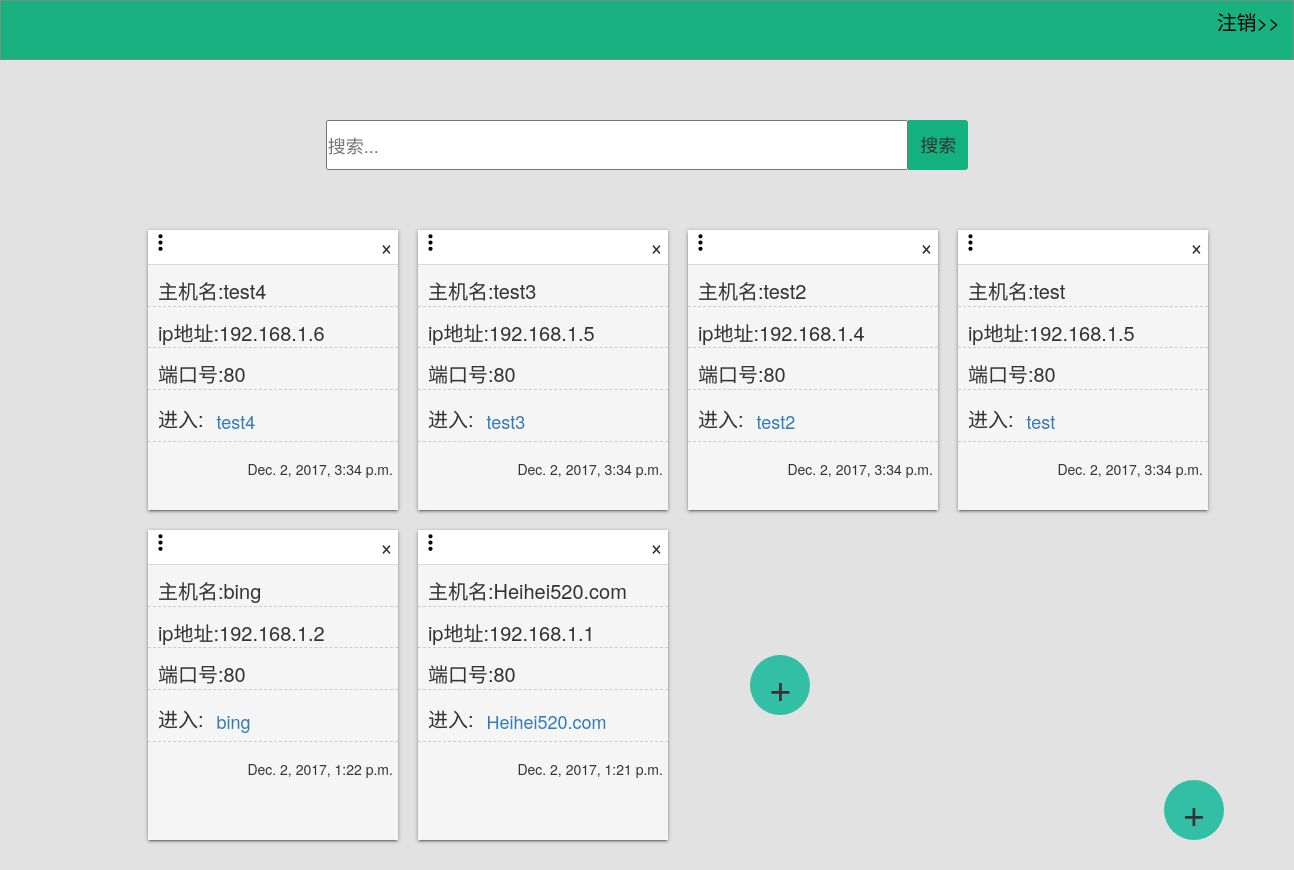
Page /filterHost/ (signed in) on the earlier database version.
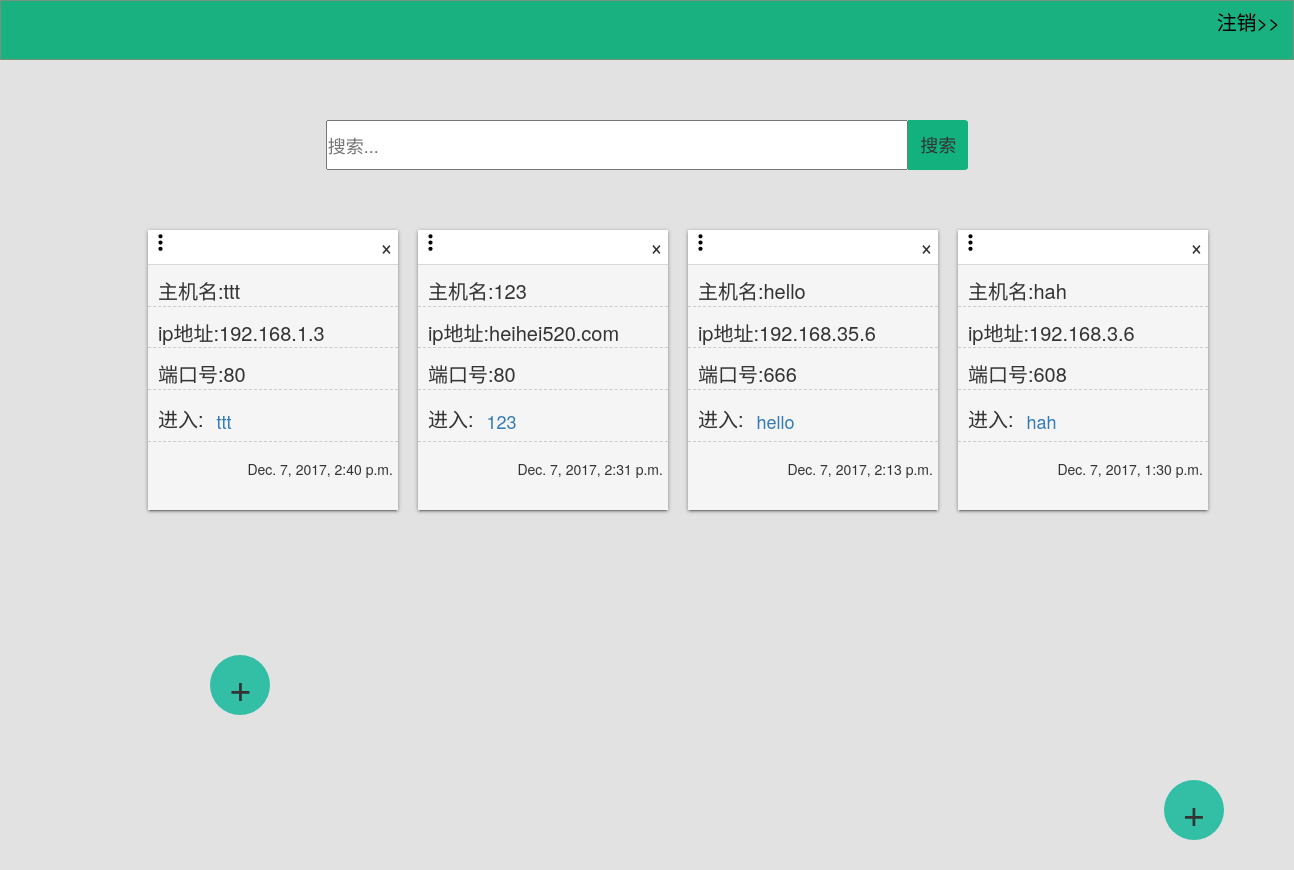
Same page on the later database version.
### MapApp/models.py (models this page shows, shortened)
class myServerMap(models.Model):
    hostName = models.CharField(max_length = 30)
    IPAddress = models.GenericIPAddressField()
    hostUrl = models.URLField()
    hostPort = models.IntegerField()
    createTime = models.DateTimeField(auto_now_add = True)
    class Meta:  #按时间下降排序
        ordering = ['-createTime']

### MapApp/views.py (the view)
# urls.py: url(r'^filterHost/', views.filterHost),
@csrf_exempt
def filterHost(request):
    if not request.user.is_authenticated:
        return redirect('/login')
    if request.method == "GET":
        keyWords = request.GET.get('keyWords','')
    print(keyWords)
    if keyWords != '' or keyWords !=None:
        hostList = myServerMap.objects.filter(hostName__icontains=keyWords)
    else:
        hostList = myServerMap.objects.all()
    return render(request, 'index.html', {'hostList' : hostList})

### MapApp/templates/index.html (shortened to what this page needs)
<!DOCTYPE html>
<html lang="zh-CN">
  <head>
    <link href="/static/css/bootstrap.min.css" rel="stylesheet">
    <link href="/static/css/index.css" rel="stylesheet">
  </head>
  <body>
    <nav>
        <button type="text" onclick="logout()" class="btn btn-link logout" style="float: right;font-size: 20px;color:black;">注销>></button>
    </nav>
    <div class="search">
    <input type="text" onfocus="enterSearch()" placeholder="搜索..." name="sinput" class="sinput">
    <input type="button" onclick="filterHost()" class="sbt" name="search" value="搜索">
	</div>
    <div class="container">
    {% include 'host.html' %}
    <div  class="content-add">
    <button onclick="addHost(this)" class="new-host btn-fade">+</button>
    </div>
    <div class="bottom-add">
        <button onclick="addHost(this)" class="new-host btn-fade" style="margin: auto 50px;">+</button>
    </div>
  </body>
</html>

### MapApp/templates/host.html (shortened to what this page needs)
{% for list in hostList %}
<div class="item" data-tid={{ list.id }}>
    <div class="item-nav">
        <button class="remove" onclick="delHost(this)" id="remove">×</button>
        <div class="dropdown">
            <svg viewBox="0 0 24 24" class="svg-more dropdown-toggle"  data-toggle="dropdown" aria-haspopup="true" aria-expanded="true"><g><path d="M12 8c1.1 0 2-.9 2-2s-.9-2-2-2-2 .9-2 2 .9 2 2 2zm0 2c-1.1 0-2 .9-2 2s.9 2 2 2 2-.9 2-2-.9-2-2-2zm0 6c-1.1 0-2 .9-2 2s.9 2 2 2 2-.9 2-2-.9-2-2-2z"></path></g></svg>
        </div>
 </div>
 <div class="item-host">
     <ul class="item-li">
        <li>主机名:<span contenteditable="false" class="hostName">{{ list.hostName }}</span></li>
        <li>ip地址:<span contenteditable="false" class="hostIp">{{ list.IPAddress }}</span></li>
        <li>端口号:<span contenteditable="false" class="hostPort">{{ list.hostPort }}</span></li>
        <li class="enter-li">进入:<a href="http://{{ list.IPAddress }}:{{ list.hostPort }}" target="_blank" class="hostUrl"><strong class="btn btn-link">{{ list.hostName }}</strong></a></li>
     </ul>
     <span class="create-time">{{ list.createTime }}</span>
 </div>
</div>
{% endfor %}

### MapApp/static/css/index.css (style rules this page uses)
nav { width: 100%; height: 60px; font-size: 20px; background-color: #19b180; border:1px solid #76927c; }
.container { margin-top: 20px; margin-left: 9.5%; margin-bottom: 20px; display: flex; flex-wrap: wrap; justify-content: flex-start; height: 100%; }
.item { display: inline-table; width: 250px; min-height: 280px; background-color: #f5f5f5; margin: 10px; box-shadow: 0 2px 2px 0 rgba(0, 0, 0, .10), 0 1px 4px 0 rgba(0, 0, 0, .36), 0 3px 1px -2px rgba(0, 0, 0, .22); }
.search { width: 100%; display: inline-flex; justify-content: center; margin-top: 120px; margin-bottom: 30px; }
.sinput { display: inline-block; height: 50px; width: 45%; font-size: 18px; outline: none; }
.sbt { display: inline-block; outline: none; width: 60px; background: #13b17e; border: none; border-bottom-right-radius: 6%; border-top-right-radius: 6%; cursor: pointer; font-size: 18px; }
.remove { display: inline-block; padding: 0 5px; background: #fff; border: none; font-size: 22px; float: right; cursor: pointer; outline:none; }
.item-nav { border-bottom: 1px #d8d8d8 solid; padding-bottom: 5px; background: white; margin-bottom: 10px; }
.svg-more { display: inline; width: 10%; height: 10%; cursor: pointer; }
li { margin:12px 0px; list-style:none; font-size: 20px; padding-left: 10px; padding-right: 10px; word-break: break-word; }
.item-li>li { border-bottom: 1px #ccc dashed; }
.dropdown { display: inline; }
.btn-link { font-size: 18px; }
.create-time { position: relative; margin-top: 10px; bottom: 5px; right: 5px; float: right; }
.new-host { display: inline-block; position: relative; margin: 50% 25%; width: 60px; height: 60px; border-radius: 50%; border: none; outline: none; font-size: 40px; font-weight: unset; background-color: #32bfa5; }
.content-add { width: 250px; min-height: 280px; margin: 10px; }
.bottom-add { position: fixed; right: 20px; bottom: 30px; overflow: hidden; }

### MapApp/templates/index.html (style rules this page uses)
* { margin: 0px; padding: 0px; }
body { background-color: #cccccc8f; }
nav { position: fixed; top:0px; overflow: hidden; }

Differences in the rows shown:
removed myServerMap: hostName "test4", IPAddress "192.168.1.6", hostPort "80", createTime "Dec. 2, 2017, 3:34 p.m."
removed myServerMap: hostName "test3", IPAddress "192.168.1.5", hostPort "80", createTime "Dec. 2, 2017, 3:34 p.m."
removed myServerMap: hostName "test2", IPAddress "192.168.1.4", hostPort "80", createTime "Dec. 2, 2017, 3:34 p.m."
removed myServerMap: hostName "test", IPAddress "192.168.1.5", hostPort "80", createTime "Dec. 2, 2017, 3:34 p.m."
removed myServerMap: hostName "bing", IPAddress "192.168.1.2", hostPort "80", createTime "Dec. 2, 2017, 1:22 p.m."
removed myServerMap: hostName "Heihei520.com", IPAddress "192.168.1.1", hostPort "80", createTime "Dec. 2, 2017, 1:21 p.m."
added myServerMap: hostName "ttt", IPAddress "192.168.1.3", hostPort "80", createTime "Dec. 7, 2017, 2:40 p.m."
added myServerMap: hostName "123", IPAddress "heihei520.com", hostPort "80", createTime "Dec. 7, 2017, 2:31 p.m."
added myServerMap: hostName "hello", IPAddress "192.168.35.6", hostPort "666", createTime "Dec. 7, 2017, 2:13 p.m."
added myServerMap: hostName "hah", IPAddress "192.168.3.6", hostPort "608", createTime "Dec. 7, 2017, 1:30 p.m."
